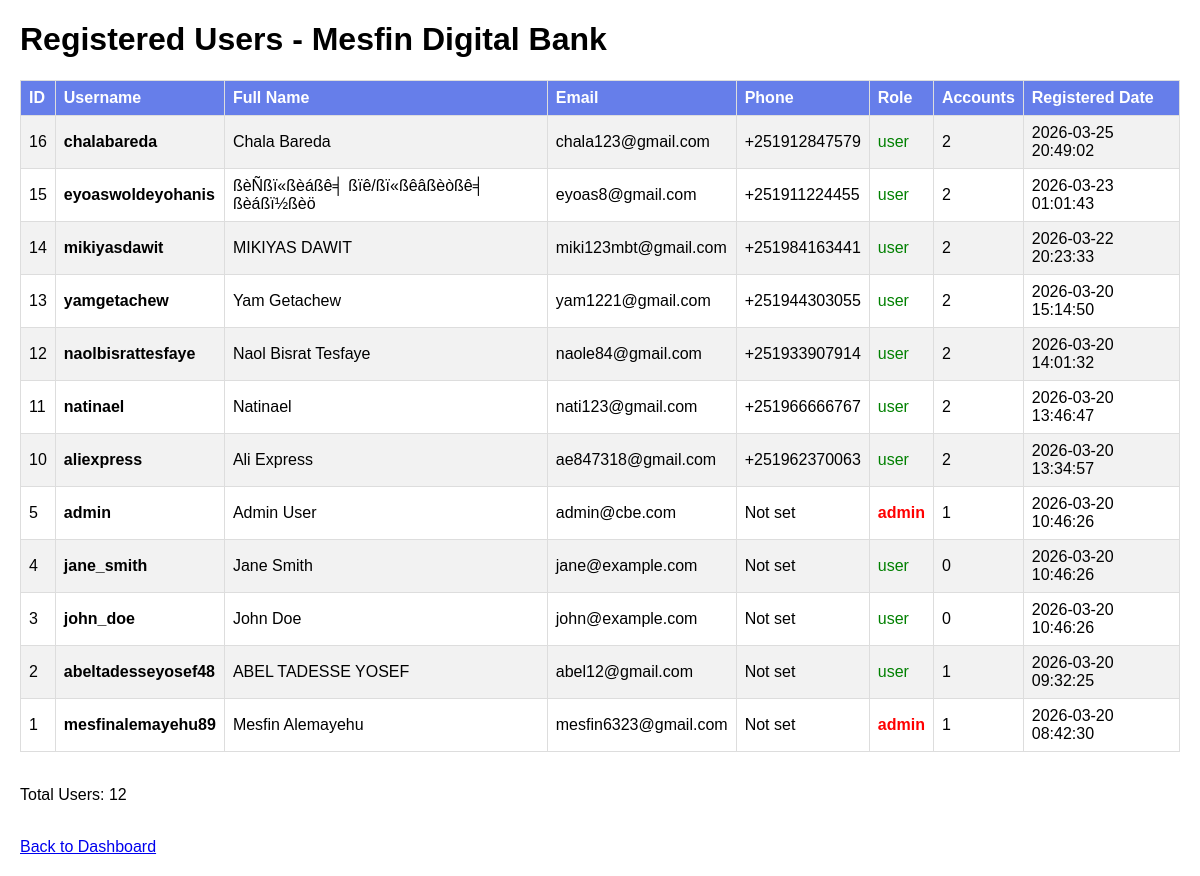
The app's page /view_users.php with its own data.
### tables this page shows
CREATE TABLE `users` (
  `id` int(11) NOT NULL AUTO_INCREMENT,
  `username` varchar(50) NOT NULL,
  `fullname` varchar(100) NOT NULL,
  `business_name` varchar(100) DEFAULT NULL,
  `email` varchar(100) NOT NULL,
  `password_hash` varchar(255) NOT NULL,
  `transfer_pin` varchar(255) DEFAULT NULL,
  `role` enum('user','admin') DEFAULT 'user',
  `status` enum('active','inactive','locked') DEFAULT 'active',
  `last_activity` timestamp NULL DEFAULT NULL,
  `last_login` timestamp NULL DEFAULT NULL,
  `login_attempts` int(11) DEFAULT 0,
  `locked_until` timestamp NULL DEFAULT NULL,
  `phone` varchar(20) DEFAULT NULL,
  `address` text DEFAULT NULL,
  `two_factor_enabled` tinyint(1) DEFAULT 0,
  `two_factor_secret` varchar(255) DEFAULT NULL,
  `created_at` timestamp NOT NULL DEFAULT current_timestamp(),
  `is_merchant` tinyint(1) DEFAULT 0,
  PRIMARY KEY (`id`),
  UNIQUE KEY `username` (`username`),
  UNIQUE KEY `email` (`email`)
);

### view_users.php (the view, shortened to what this page needs)
<?php
require_once 'php/db.php';
echo "<!DOCTYPE html>";
echo "<html>";
echo "<head><title>Registered Users</title>";
echo "</head><body>";
echo "<h1>Registered Users - Mesfin Digital Bank</h1>";
try {
    $stmt = $conn->prepare("
        SELECT u.id, u.username, u.fullname, u.email, u.role, u.created_at,
               up.phone,
               COUNT(a.id) as account_count
        FROM users u
        LEFT JOIN user_profiles up ON u.id = up.user_id
        LEFT JOIN accounts a ON u.id = a.user_id
        GROUP BY u.id
        ORDER BY u.id DESC
    ");
    $stmt->execute();
    $users = $stmt->fetchAll(PDO::FETCH_ASSOC);
    echo "<table>";
    echo "<tr>";
    echo "<th>ID</th>";
    echo "<th>Username</th>";
    echo "<th>Full Name</th>";
    echo "<th>Email</th>";
    echo "<th>Phone</th>";
    echo "<th>Role</th>";
    echo "<th>Accounts</th>";
    echo "<th>Registered Date</th>";
    echo "</tr>";
    foreach ($users as $user) {
        echo "<tr>";
        echo "<td>" . $user['id'] . "</td>";
        echo "<td><strong>" . htmlspecialchars($user['username']) . "</strong></td>";
        echo "<td>" . htmlspecialchars($user['fullname']) . "</td>";
        echo "<td>" . htmlspecialchars($user['email']) . "</td>";
        echo "<td>" . ($user['phone'] ? htmlspecialchars($user['phone']) : 'Not set') . "</td>";
        echo "<td class='" . $user['role'] . "'>" . $user['role'] . "</td>";
        echo "<td>" . $user['account_count'] . "</td>";
        echo "<td>" . $user['created_at'] . "</td>";
        echo "</tr>";
    }
    echo "</table>";
    echo "<br>";
    echo "<p>Total Users: " . count($users) . "</p>";
}
catch (PDOException $e) {
    echo "<p style='color: red;'>Error: " . $e->getMessage() . "</p>";
}
echo "<br><a href='dashboard.php'>Back to Dashboard</a>";
echo "</body></html>";
?>

### view_users.php (style rules this page uses)
body { font-family: Arial; margin: 20px; }
table { border-collapse: collapse; width: 100%; }
th, td { border: 1px solid #ddd; padding: 8px; text-align: left; }
th { background-color: #667eea; color: white; }
tr:nth-child(even) { background-color: #f2f2f2; }
.admin { color: red; font-weight: bold; }
.user { color: green; }

### records on screen
users: id "16", username "chalabareda", fullname "Chala Bareda", email "chala123@gmail.com", phone "+251912847579", role "user", account_count "2", created_at "2026-03-25 20:49:02"
users: id "15", username "eyoaswoldeyohanis", fullname "ßèÑßï«ßèáßê╡ ßïê/ßï«ßêâßèòßê╡ ßèáßï½ßèö", email "eyoas8@gmail.com", phone "+251911224455", role "user", account_count "2", created_at "2026-03-23 01:01:43"
users: id "14", username "mikiyasdawit", fullname "MIKIYAS DAWIT", email "miki123mbt@gmail.com", phone "+251984163441", role "user", account_count "2", created_at "2026-03-22 20:23:33"
users: id "13", username "yamgetachew", fullname "Yam Getachew", email "yam1221@gmail.com", phone "+251944303055", role "user", account_count "2", created_at "2026-03-20 15:14:50"
users: id "12", username "naolbisrattesfaye", fullname "Naol Bisrat Tesfaye", email "naole84@gmail.com", phone "+251933907914", role "user", account_count "2", created_at "2026-03-20 14:01:32"
users: id "11", username "natinael", fullname "Natinael", email "nati123@gmail.com", phone "+251966666767", role "user", account_count "2", created_at "2026-03-20 13:46:47"
users: id "10", username "aliexpress", fullname "Ali Express", email "ae847318@gmail.com", phone "+251962370063", role "user", account_count "2", created_at "2026-03-20 13:34:57"
users: id "5", username "admin", fullname "Admin User", email "admin@cbe.com", shows "Not set", role "admin", account_count "1", created_at "2026-03-20 10:46:26"
users: id "4", username "jane_smith", fullname "Jane Smith", email "jane@example.com", shows "Not set", role "user", account_count "0", created_at "2026-03-20 10:46:26"
users: id "3", username "john_doe", fullname "John Doe", email "john@example.com", shows "Not set", role "user", account_count "0", created_at "2026-03-20 10:46:26"
users: id "2", username "abeltadesseyosef48", fullname "ABEL TADESSE YOSEF", email "abel12@gmail.com", shows "Not set", role "user", account_count "1", created_at "2026-03-20 09:32:25"
users: id "1", username "mesfinalemayehu89", fullname "Mesfin Alemayehu", email "mesfin6323@gmail.com", shows "Not set", role "admin", account_count "1", created_at "2026-03-20 08:42:30"

### other values on screen
count($users) "12"
